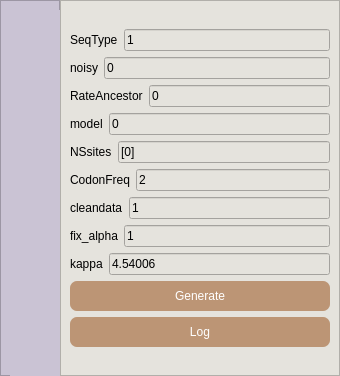
<?xml version="1.0" encoding="UTF-8"?>
<ui version="4.0">
 <class>Form</class>
 <widget class="QWidget" name="Form">
  <property name="geometry">
   <rect>
    <x>0</x>
    <y>0</y>
    <width>340</width>
    <height>376</height>
   </rect>
  </property>
  <property name="windowTitle">
   <string>tree</string>
  </property>
  <property name="styleSheet">
   <string notr="true">background-color: rgb(229, 227, 221);</string>
  </property>
  <layout class="QHBoxLayout" name="horizontalLayout_7">
   <property name="spacing">
    <number>0</number>
   </property>
   <property name="leftMargin">
    <number>0</number>
   </property>
   <property name="topMargin">
    <number>0</number>
   </property>
   <property name="rightMargin">
    <number>0</number>
   </property>
   <property name="bottomMargin">
    <number>0</number>
   </property>
   <item>
    <widget class="QFrame" name="frame_2">
     <property name="minimumSize">
      <size>
       <width>60</width>
       <height>0</height>
      </size>
     </property>
     <property name="maximumSize">
      <size>
       <width>60</width>
       <height>16777215</height>
      </size>
     </property>
     <property name="styleSheet">
      <string notr="true">QFrame{
	background-color: rgb(202, 195, 212);
}</string>
     </property>
     <property name="frameShape">
      <enum>QFrame::StyledPanel</enum>
     </property>
     <property name="frameShadow">
      <enum>QFrame::Raised</enum>
     </property>
     <widget class="QLabel" name="label_3">
      <property name="geometry">
       <rect>
        <x>10</x>
        <y>10</y>
        <width>60</width>
        <height>661</height>
       </rect>
      </property>
      <property name="styleSheet">
       <string notr="true">QLabel{
	color: rgb(229,227,221);
	line-height:10px;
	font: 22pt &quot;Cascadia Mono&quot;;
}
</string>
      </property>
      <property name="text">
       <string/>
      </property>
     </widget>
    </widget>
   </item>
   <item>
    <widget class="QFrame" name="frame">
     <property name="frameShape">
      <enum>QFrame::StyledPanel</enum>
     </property>
     <property name="frameShadow">
      <enum>QFrame::Raised</enum>
     </property>
     <layout class="QVBoxLayout" name="verticalLayout_3">
      <item>
       <layout class="QVBoxLayout" name="verticalLayout_2">
        <item>
         <layout class="QVBoxLayout" name="verticalLayout">
          <item>
           <layout class="QHBoxLayout" name="horizontalLayout">
            <item>
             <widget class="QLabel" name="label">
              <property name="text">
               <string>SeqType</string>
              </property>
             </widget>
            </item>
            <item>
             <widget class="QLineEdit" name="seq">
              <property name="text">
               <string>1</string>
              </property>
             </widget>
            </item>
           </layout>
          </item>
          <item>
           <layout class="QHBoxLayout" name="horizontalLayout_2">
            <item>
             <widget class="QLabel" name="label_2">
              <property name="text">
               <string>noisy</string>
              </property>
             </widget>
            </item>
            <item>
             <widget class="QLineEdit" name="noisy">
              <property name="text">
               <string>0</string>
              </property>
             </widget>
            </item>
           </layout>
          </item>
          <item>
           <layout class="QHBoxLayout" name="horizontalLayout_9">
            <item>
             <widget class="QLabel" name="label_9">
              <property name="text">
               <string>RateAncestor</string>
              </property>
             </widget>
            </item>
            <item>
             <widget class="QLineEdit" name="rate">
              <property name="text">
               <string>0</string>
              </property>
             </widget>
            </item>
           </layout>
          </item>
          <item>
           <layout class="QHBoxLayout" name="horizontalLayout_8">
            <item>
             <widget class="QLabel" name="label_8">
              <property name="text">
               <string>model</string>
              </property>
             </widget>
            </item>
            <item>
             <widget class="QLineEdit" name="model">
              <property name="text">
               <string>0</string>
              </property>
             </widget>
            </item>
           </layout>
          </item>
          <item>
           <layout class="QHBoxLayout" name="horizontalLayout_6">
            <item>
             <widget class="QLabel" name="label_7">
              <property name="text">
               <string>NSsites</string>
              </property>
             </widget>
            </item>
            <item>
             <widget class="QLineEdit" name="ns">
              <property name="text">
               <string>[0]</string>
              </property>
             </widget>
            </item>
           </layout>
          </item>
          <item>
           <layout class="QHBoxLayout" name="horizontalLayout_5">
            <item>
             <widget class="QLabel" name="label_6">
              <property name="text">
               <string>CodonFreq</string>
              </property>
             </widget>
            </item>
            <item>
             <widget class="QLineEdit" name="codon">
              <property name="text">
               <string>2</string>
              </property>
             </widget>
            </item>
           </layout>
          </item>
          <item>
           <layout class="QHBoxLayout" name="horizontalLayout_4">
            <item>
             <widget class="QLabel" name="label_5">
              <property name="text">
               <string>cleandata</string>
              </property>
             </widget>
            </item>
            <item>
             <widget class="QLineEdit" name="clean">
              <property name="text">
               <string>1</string>
              </property>
             </widget>
            </item>
           </layout>
          </item>
          <item>
           <layout class="QHBoxLayout" name="horizontalLayout_3">
            <item>
             <widget class="QLabel" name="label_4">
              <property name="text">
               <string>fix_alpha</string>
              </property>
             </widget>
            </item>
            <item>
             <widget class="QLineEdit" name="fix">
              <property name="text">
               <string>1</string>
              </property>
             </widget>
            </item>
           </layout>
          </item>
          <item>
           <layout class="QHBoxLayout" name="horizontalLayout_10">
            <item>
             <widget class="QLabel" name="label_10">
              <property name="text">
               <string>kappa</string>
              </property>
             </widget>
            </item>
            <item>
             <widget class="QLineEdit" name="kappa">
              <property name="text">
               <string>4.54006</string>
              </property>
             </widget>
            </item>
           </layout>
          </item>
         </layout>
        </item>
        <item>
         <widget class="QPushButton" name="generate">
          <property name="minimumSize">
           <size>
            <width>60</width>
            <height>30</height>
           </size>
          </property>
          <property name="styleSheet">
           <string notr="true">QPushButton{
background-color: rgb(188, 149, 117);
border:none;
border-radius:7px;
color:white}
QPushButton::hover {
    background-color: rgb(226, 179, 141);
}

QPushButton::pressed {
    background-color: rgb(158, 125, 99);
}</string>
          </property>
          <property name="text">
           <string>Generate</string>
          </property>
         </widget>
        </item>
        <item>
         <widget class="QPushButton" name="log">
          <property name="minimumSize">
           <size>
            <width>60</width>
            <height>30</height>
           </size>
          </property>
          <property name="styleSheet">
           <string notr="true">QPushButton{
background-color: rgb(188, 149, 117);
border:none;
border-radius:7px;
color:white}
QPushButton::hover {
    background-color: rgb(226, 179, 141);
}

QPushButton::pressed {
    background-color: rgb(158, 125, 99);
}</string>
          </property>
          <property name="text">
           <string>Log</string>
          </property>
         </widget>
        </item>
       </layout>
      </item>
     </layout>
    </widget>
   </item>
  </layout>
 </widget>
 <resources/>
 <connections/>
</ui>
